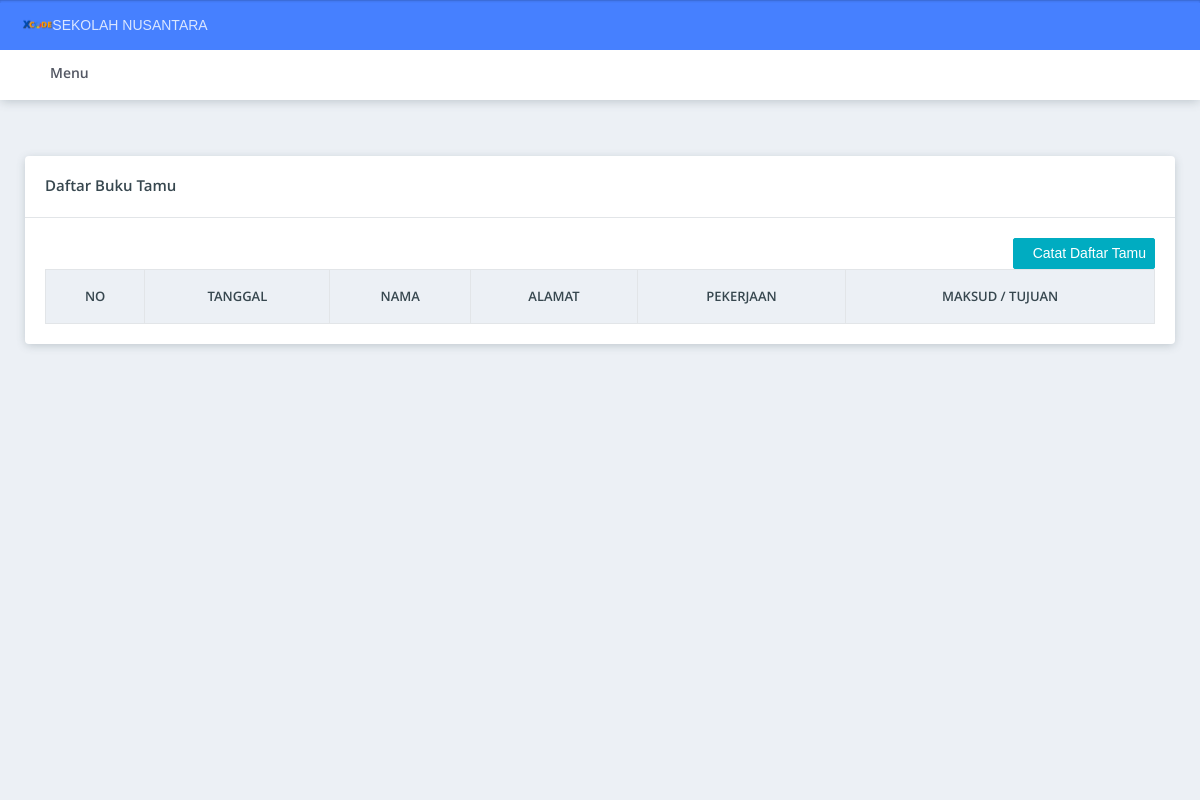
The page /index.php/beranda/bukutamu on the database its author committed.
### tables this page shows
CREATE TABLE `profil` (
  `id_profil` int(11) NOT NULL,
  `nsm` varchar(50) DEFAULT NULL,
  `npsn` varchar(50) NOT NULL,
  `nama_lembaga` varchar(50) NOT NULL,
  `nama_lembaganaungan` varchar(255) NOT NULL,
  `pemerintah` varchar(255) NOT NULL,
  `pemerintahkop` varchar(255) NOT NULL,
  `alamat_lembaga` varchar(255) NOT NULL,
  `kota_lembaga` varchar(50) NOT NULL,
  `provinsi_lembaga` varchar(50) NOT NULL,
  `notelp` varchar(50) NOT NULL,
  `email` varchar(50) NOT NULL,
  `nama_kepsek` varchar(50) NOT NULL,
  `nip_kepsek` varchar(25) NOT NULL,
  `alamatwebsite` varchar(100) NOT NULL,
  `logo` varchar(111) NOT NULL,
  `image` varchar(100) NOT NULL,
  `pesanberjalan` text NOT NULL,
  `status` varchar(50) NOT NULL,
  `video_profil` varchar(255) NOT NULL
);

### application/controllers/Beranda.php (called while the page is built, shortened)
<?php
class Beranda extends CI_Controller {
	function __construct(){
        $this->load->model('m_master');
        $this->load->model('m_beranda');
        $this->load->library("pagination");
	}
    public function bukutamu()
    {
        $this->load->model('m_beranda');
        $data = array(
            'setting'        => $this->m_beranda->setup()->result(),
            'data_profil'    => $this->m_beranda->get_profil()->result(),
            'datatamu'       => $this->m_beranda->get_datatamu()->result()
        );
        $this->load->view('bukutamu/dashboard', $data);
    }
}

### index.php (called while the page is built, shortened)
<?php
require_once BASEPATH.'core/CodeIgniter.php';

### application/models/M_beranda.php (called while the page is built, shortened)
<?php
class M_beranda extends CI_Model {
    public function get_datatamu()
    {
        $this->db->select('*');
        $this->db->from('tamu');
        $this->db->order_by('tanggal', 'DESC');
        $this->db->order_by('jam', 'DESC');
        return $this->db->get();
    }
    public function get_profil()
    {
        $this->db->select('*');
        $this->db->from('profil');
        $this->db->order_by('id_profil', 'DESC');
        return $this->db->get();
    }
    public function setup()
	{
		$this->db->select('*');
        $this->db->from('setting');
		return $this->db->get();
	}
}

### application/views/bukutamu/dashboard.php (the view, shortened to what this page needs)
<!DOCTYPE html>
<html lang="en">
<head><?php foreach($data_profil as $res){ ?> <?php } ?>
    <link rel="stylesheet" href="<?php echo base_url() ?>assets/css/plugins/prism-coy.css">
    <link rel="stylesheet" href="<?php echo base_url() ?>assets/css/style.css">
    <link rel="stylesheet" href="<?php echo base_url() ?>assets/css/plugins/dataTables.bootstrap4.min.css">
</head>
<body>
    <nav class="pcoded-navbar theme-horizontal menu-light brand-blue">
        <div class="navbar-wrapper">
            <div class="navbar-content sidenav-horizontal" id="layout-sidenav">
                <ul class="nav pcoded-inner-navbar sidenav-inner">
                    <li class="nav-item pcoded-hasmenu">
                    	<a href="#!" class="nav-link "><span class="pcoded-micon"><i class="feather icon-home"></i></span><span class="pcoded-mtext">Menu</span></a>
                    </li>
                </ul>
            </div>
        </div>
    </nav>
    <header class="navbar pcoded-header navbar-expand-lg header-blue navbar-light">
        <div class="m-header">
            <a href="../beranda" class="b-brand">
                <img style="width:30px;30px;" src="<?php echo base_url() ?>upload/<?php echo $res->logo; ?>" alt="" class="logo">
            </a>
            <?php echo $res->nama_lembaga; ?>
        </div>
    </header>
    <div class="pcoded-main-container">
        <div class="pcoded-content">
            <div class="page-wrapper">
                <div class="row">
                    <div class="col-sm-12">
                        <div class="card">
                            <div class="card-header">
                                <h5>Daftar Buku Tamu</h5>
                            </div>
                            <div class="card-body">
                            <div class="row align-items-center m-l-0">
                                <div class="col-sm-6 text-right">
                                    <button class="btn btn-info btn-sm btn-round has-ripple" data-toggle="modal" data-target="#modal-tambahtamu"><i class="feather icon-plus"></i>Catat Daftar Tamu</button>
                                </div>
                            </div>
                            <div class="table-responsive">
                            <table id="report-table" class="table table-bordered table-striped mb-0">
                                <thead>
                                    <tr class="text-center">
                                        <th>No</th>
                                        <th>Tanggal</th>
                                        <th>Nama</th>
                                        <th>Alamat</th>
                                        <th>Pekerjaan</th>
                                        <th>Maksud / Tujuan</th>
                                    </tr>
                                </thead>
                            </table>
                        </div>
                            </div>
                        </div>
                    </div>
                </div>
            </div>
        </div>
    </div>
</body>
</html>

### rows shown on the page
profil: logo (picture), nama_lembaga "SEKOLAH NUSANTARA"
